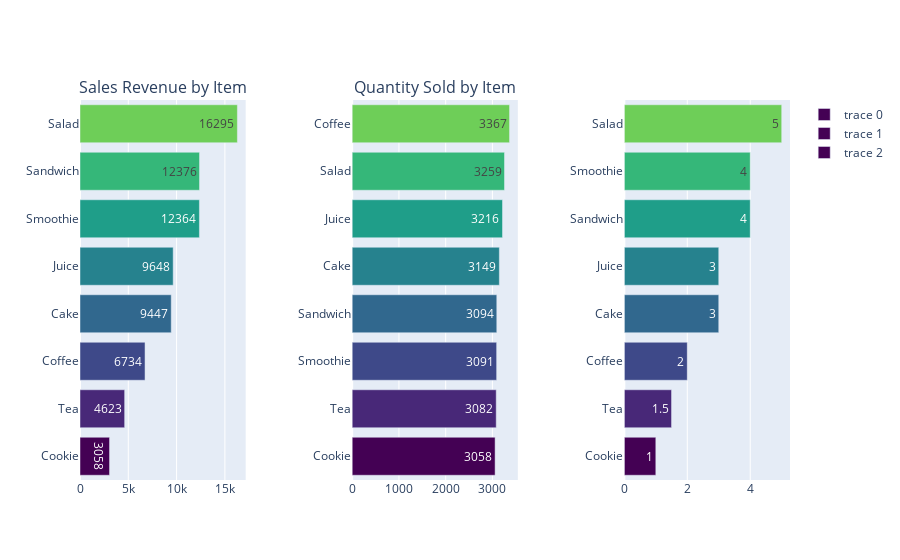

The notebook cell saved with this chart:
### Code cell
import plotly.express as px
import plotly.graph_objects as go
from plotly.subplots import make_subplots

fig = make_subplots(rows=1, cols=3, subplot_titles=("Sales Revenue by Item", "Quantity Sold by Item"),
    horizontal_spacing=0.15, vertical_spacing=0.15)
fig.add_trace(go.Bar(
    x=agg_plot_byitem['Total Spent'],
    y=agg_plot_byitem['Item'],
    orientation='h',
    marker_color=px.colors.sequential.Viridis,
    text=agg_plot_byitem['Total Spent'],
    textposition='auto'),
    row=1, col=1)

fig.add_trace(go.Bar(
    x=agg_plot_byqty['Quantity'],
    y=agg_plot_byqty['Item'],
    orientation='h',
    marker_color=px.colors.sequential.Viridis,
    text=agg_plot_byqty['Quantity'],
    textposition='auto'),
    row=1, col=2)

fig.add_trace(go.Bar(
    x=agg_plot_prices['Price Per Unit'],
    y=agg_plot_prices['Item'],
    orientation='h',
    marker_color=px.colors.sequential.Viridis,
    text=agg_plot_prices['Price Per Unit'],
    textposition='auto'),
    row=1, col=3)

### Figure 1 — Plotly figure (JSON) as saved in the notebook; plotly's stock layout.template omitted (floating-point values rounded to 4 significant figures)
{"data": [{"marker": {"color": ["#440154", "#482878", "#3e4989", "#31688e", "#26828e", "#1f9e89", "#35b779", "#6ece58", "#b5de2b", "#fde725"]}, "orientation": "h", "text": [3058.0, 4623.0, 6734.0, 9447.0, 9648.0, 12360.0, 12380.0, 16300.0], "textposition": "auto", "type": "bar", "x": [3058.0, 4623.0, 6734.0, 9447.0, 9648.0, 12360.0, 12380.0, 16300.0], "xaxis": "x", "y": ["Cookie", "Tea", "Coffee", "Cake", "Juice", "Smoothie", "Sandwich", "Salad"], "yaxis": "y"}, {"marker": {"color": ["#440154", "#482878", "#3e4989", "#31688e", "#26828e", "#1f9e89", "#35b779", "#6ece58", "#b5de2b", "#fde725"]}, "orientation": "h", "text": [3058.0, 3082.0, 3091.0, 3094.0, 3149.0, 3216.0, 3259.0, 3367.0], "textposition": "auto", "type": "bar", "x": [3058.0, 3082.0, 3091.0, 3094.0, 3149.0, 3216.0, 3259.0, 3367.0], "xaxis": "x2", "y": ["Cookie", "Tea", "Smoothie", "Sandwich", "Cake", "Juice", "Salad", "Coffee"], "yaxis": "y2"}, {"marker": {"color": ["#440154", "#482878", "#3e4989", "#31688e", "#26828e", "#1f9e89", "#35b779", "#6ece58", "#b5de2b", "#fde725"]}, "orientation": "h", "text": [1.0, 1.5, 2.0, 3.0, 3.0, 4.0, 4.0, 5.0], "textposition": "auto", "type": "bar", "x": [1.0, 1.5, 2.0, 3.0, 3.0, 4.0, 4.0, 5.0], "xaxis": "x3", "y": ["Cookie", "Tea", "Coffee", "Cake", "Juice", "Sandwich", "Smoothie", "Salad"], "yaxis": "y3"}], "layout": {"annotations": [{"font": {"size": 16}, "showarrow": false, "text": "Sales Revenue by Item", "x": 0.1167, "xanchor": "center", "xref": "paper", "y": 1, "yanchor": "bottom", "yref": "paper"}, {"font": {"size": 16}, "showarrow": false, "text": "Quantity Sold by Item", "x": 0.5, "xanchor": "center", "xref": "paper", "y": 1, "yanchor": "bottom", "yref": "paper"}], "xaxis": {"anchor": "y", "domain": [0, 0.2333]}, "xaxis2": {"anchor": "y2", "domain": [0.3833, 0.6167]}, "xaxis3": {"anchor": "y3", "domain": [0.7667, 1.0]}, "yaxis": {"anchor": "x", "domain": [0, 1]}, "yaxis2": {"anchor": "x2", "domain": [0, 1]}, "yaxis3": {"anchor": "x3", "domain": [0, 1]}}}
